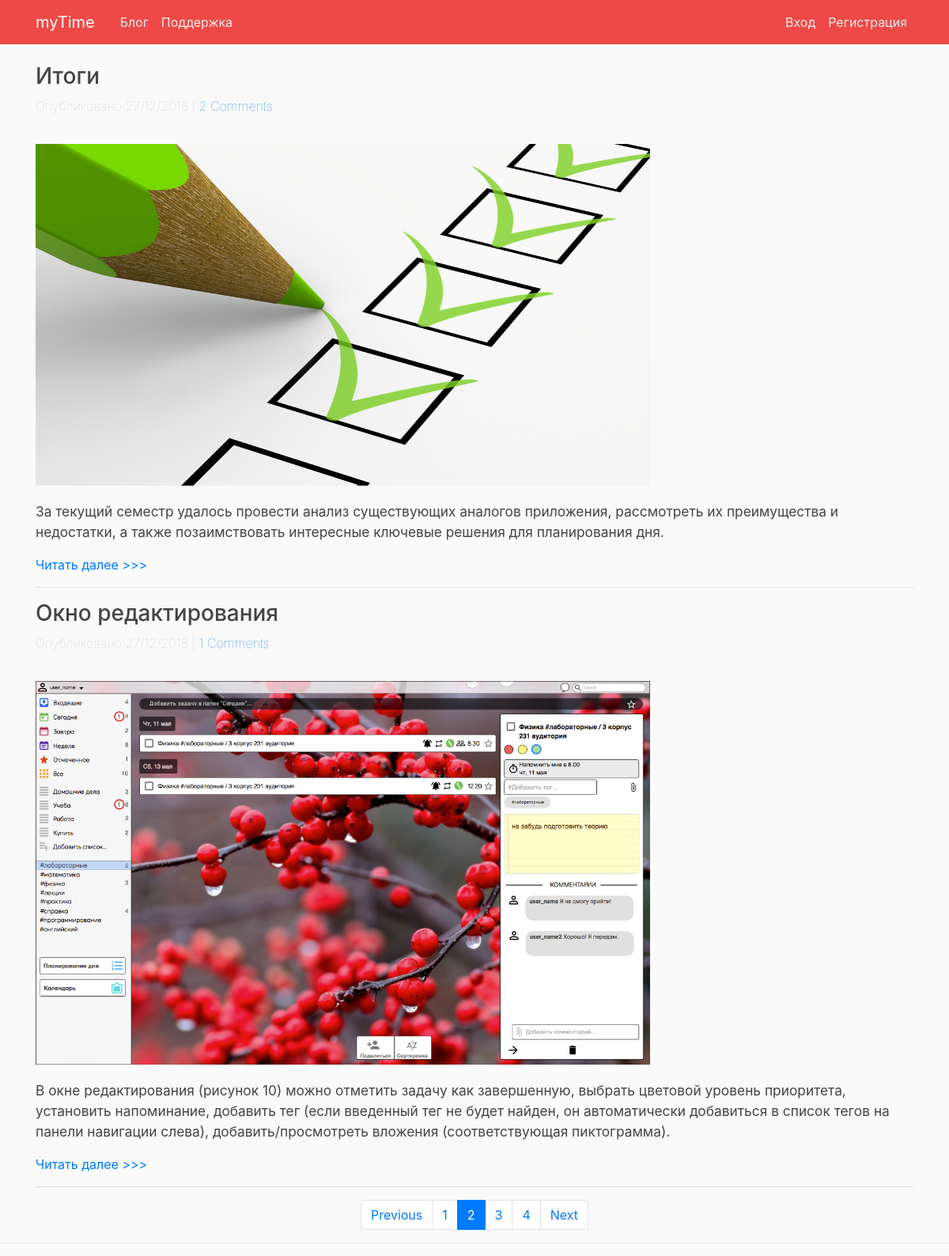
Screenshot of /blog/?page=2 with the database file from the repository.
### blog/models.py (models this page shows, shortened)
class Article (models.Model):
    title = models.CharField(max_length=120)
    slug = models.SlugField()
    description = models.TextField()
    post = models.TextField()
    mainImage = models.ImageField(blank = True, upload_to = main_image_folder)
    date = models.DateTimeField()
    class Meta:
        ordering = ['-date']

### blog/views.py (the view)
# urls.py: path('', views.blog, name = 'guest-blog'),
def blog(request):
    posts = Article.objects.all()
    paginator = Paginator(posts, 2)
    page_number = request.GET.get('page', 1)
    page = paginator.get_page(page_number)
    is_paginated = page.has_other_pages()
    if page.has_previous():
        previous_url = "?page={}".format(page.previous_page_number())
    else:
        previous_url = ''
    if page.has_next():
        next_url = "?page={}".format(page.next_page_number())
    else:
        next_url = ''
    context = {
        'title': 'Blog',
        'page_object': page,
        'is_paginated': is_paginated,
        'next_url': next_url,
        'previous_url': previous_url,
    }
    return render(request, 'blog/overview.html', context)

### blog/templates/blog/overview.html
{% extends "guest/base.html" %}
{% block content %}
  <div class="container">
      {%for post in page_object.object_list %}
      <div class="row">
        <div class="col-12">
          <a class="article-link" href="{{post.id}}"> <h3>{{post.title}}</h3></a>
          <p class="post-date">Опубликовано {{post.date|date:"d/m/Y"}} |
            {% if post.comment_set.count > 0 %}
                <a href="{{post.id}}#comlink">{{post.comment_set.count}} Comments</a>
            {% endif %}
          </p>
          {%if post.mainImage %}
          <a href="{{post.id}}"><img class="post-img" src="{{post.mainImage.url}}" ></a>
          {% endif %}
          <p class="post-descr">{{post.description}}</p>
          <a href="{{post.id}}">Читать далее >>></a>
          <hr>
        </div>
      </div>
      {% endfor %}
  </div>
  {% if is_paginated %}
  <div class="container">
      <div class="row justify-content-center">
          <nav aria-label="...">
            <ul class="pagination">
              <li class="page-item {% if not previous_url %} disabled {% endif %}">
                <a class="page-link" href="{{previous_url}}">Previous</a>
              </li>
              {% for n in page_object.paginator.page_range %}
                  {% if page_object.number == n %}
                  <li class="page-item active">
                    <span class="page-link" href="?page={{n}}"> {{n}}<span class="sr-only">(current)</span>
                    </span>
                  </li>
                  {% elif n > page_object.number|add:-3 and n < page_object.number|add:3 %}
                  <li class="page-item">
                      <a class="page-link" href="?page={{n}}">{{n}}</a>
                  </li>
                  {% endif %}
              {% endfor %}
              <li class="page-item {% if not next_url %} disabled {% endif %}">
                <a class="page-link" href="{{next_url}}">Next</a>
              </li>
            </ul>
          </nav>
      </div>
  </div>
  <hr>
  {% endif %}
{% endblock content %}

### guest/static/my_time/main.css (style rules this page uses)
body { background: #fafafa; color: #333333; margin-top: 5rem; }
h1, h2, h3, h4, h5, h6 { color: #444444; }
ul { margin: 0; }
.post-img { padding:20px 0; max-width:70%; max-height:auto; }
.post-date { color: #ccced2; font-weight:50; }
.post-descr { color: #444444; font-size:13pt; }

### rows the page displays
Article: title "Итоги", date "27/12/2018", comment_set.count "2", mainImage (picture), description "За текущий семестр удалось провести анализ существующих аналогов приложения, рассмотреть их преимущества и недостатки, а также позаимствовать интересные ключевые решения для планирования дня."
Article: title "Окно редактирования", date "27/12/2018", comment_set.count "1", mainImage (picture), description "В окне редактирования (рисунок 10) можно отметить задачу как завершенную, выбрать цветовой уровень приоритета, установить напоминание, добавить тег (если введенный тег не будет найден, он автоматически добавиться в список тегов на панели навигации слева), добавить/просмотреть вложения (соответствующая пиктограмма)."

### other values shown
{{ n }} "1" "3" "4"
{{ n }} "2"
